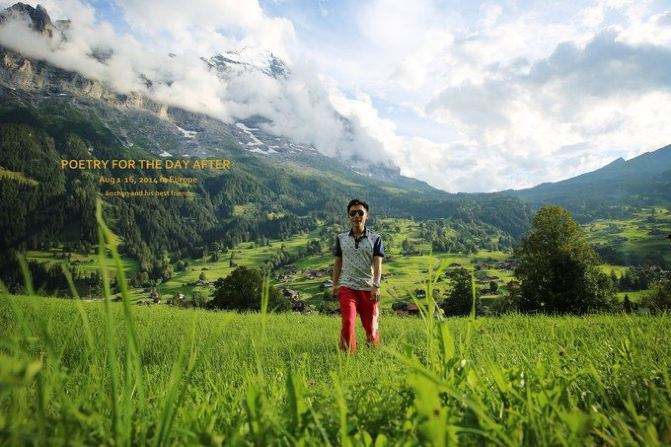
#> input picture images/1.png, 671 x 447 px, given in place of the camera
$ python '08_物体追踪.py'
#> lines starting #> are read from the running program, lines starting #| are printed output that depends on the picture; after the words box and inside, x2 and y2 are one past the last pixel; in counts of white or black regions, pixels touching at a corner belong together
# -*- coding: utf-8 -*-
# @createTime    : 2019/6/23 19:56
# @author  : Huanglg
# @fileName: 08_物体追踪.py
# @email: luguang.huang@mabotech.com
import cv2
import numpy as np

cap = cv2.VideoCapture(0)

while(1):

    ret, frame = cap.read()
#> frame is the input picture: shape (447, 671, 3); mean B, G, R 108.9, 142.3, 128.2

    # RGB -> HSV
    hsv = cv2.cvtColor(frame, cv2.COLOR_BGR2HSV)
#> hsv: shape (447, 671, 3); mean H, S, V 63.2, 99.7, 146

    # 设定蓝色的阈值
    lower_blue = np.array([100,50,50])
    upper_blue = np.array([130,255,255])

    # 根据阈值构建掩模
    mask = cv2.inRange(hsv, lower_blue, upper_blue)
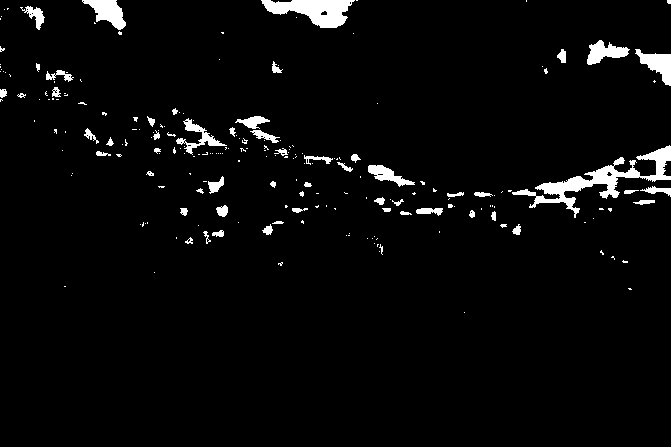
#> mask: shape (447, 671); 3.5% white; 217 white regions (162 under 20 px), largest, box (x1, y1, x2, y2) and area: (512, 145, 671, 218) 2416, (261, 0, 355, 28) 1515, (82, 0, 126, 30) 693

    # 对原图像和掩模进行位运算
    res = cv2.bitwise_and(frame, frame, mask=mask)
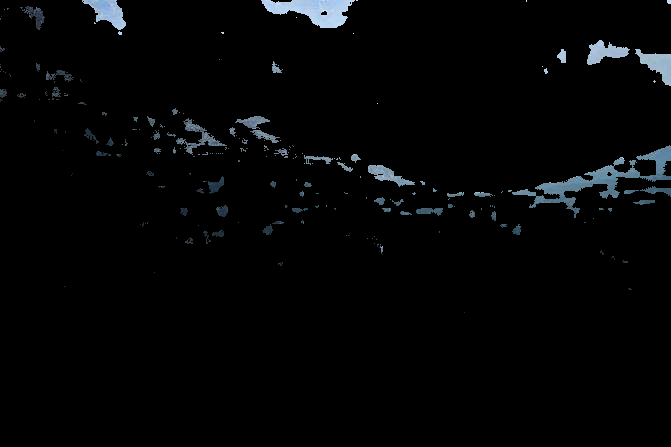
#> res: shape (447, 671, 3); mean B, G, R 5.6, 4.9, 4

    # 显示图像
    cv2.imshow('frame', frame)
    cv2.imshow('hsv', hsv)
    cv2.imshow('res', res)

    k = cv2.waitKey(5) & 0xff
#> (key Esc is pressed here)
    if k == 27:
        break

cv2.destroyAllWindows()
